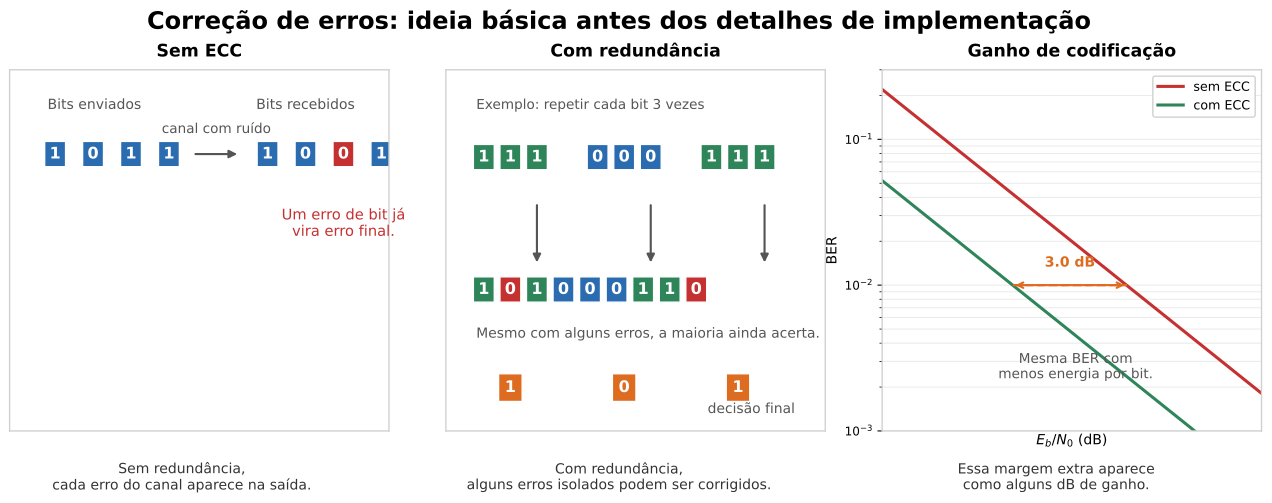

Generate this figure with Python:
#!/usr/bin/env python3
"""Simple conceptual ECC figure for early-course placement."""

from pathlib import Path

import matplotlib.pyplot as plt
from matplotlib.patches import FancyArrowPatch, Rectangle
import numpy as np


OUT_DIR = Path(__file__).parent
SVG_PATH = OUT_DIR / "coding_gain_concept.svg"
PNG_PATH = OUT_DIR / "coding_gain_concept.png"

CLR_BLUE = "#2b6cb0"
CLR_GREEN = "#2f855a"
CLR_RED = "#c53030"
CLR_ORANGE = "#dd6b20"
CLR_GRAY = "#555555"
CLR_LIGHT = "#eef2f7"


def arrow(ax, x1, y1, x2, y2, color="#333333", lw=1.6):
    ax.add_patch(
        FancyArrowPatch(
            (x1, y1), (x2, y2),
            arrowstyle="-|>",
            mutation_scale=12,
            linewidth=lw,
            color=color,
            shrinkA=0,
            shrinkB=0,
        )
    )


def bit_box(ax, x, y, text, facecolor, edgecolor="#ffffff", txtcolor="white",
            w=0.55, h=0.42, fontsize=12, weight="bold"):
    ax.add_patch(Rectangle((x - w / 2, y - h / 2), w, h,
                           facecolor=facecolor, edgecolor=edgecolor,
                           linewidth=1.0))
    ax.text(x, y, text, ha="center", va="center", fontsize=fontsize,
            color=txtcolor, fontweight=weight)


def clean_axis(ax, title):
    ax.set_title(title, fontsize=13, fontweight="bold", pad=10)
    ax.set_xticks([])
    ax.set_yticks([])
    ax.set_xlim(0, 10)
    ax.set_ylim(0, 6)
    for spine in ax.spines.values():
        spine.set_edgecolor("#cfcfcf")
        spine.set_linewidth(1.0)
    ax.set_facecolor("white")


def draw_uncoded(ax):
    clean_axis(ax, "Sem ECC")
    bits = ["1", "0", "1", "1"]
    xs = [1.2, 2.2, 3.2, 4.2]
    for x, b in zip(xs, bits):
        bit_box(ax, x, 4.6, b, CLR_BLUE)

    ax.text(1.0, 5.35, "Bits enviados", fontsize=10.5, color=CLR_GRAY, ha="left")
    arrow(ax, 4.9, 4.6, 6.0, 4.6, color=CLR_GRAY)
    ax.text(5.45, 4.95, "canal com ruído", fontsize=10.2, color=CLR_GRAY, ha="center")

    recv = ["1", "0", "0", "1"]
    colors = [CLR_BLUE, CLR_BLUE, CLR_RED, CLR_BLUE]
    for x, b, c in zip([6.8, 7.8, 8.8, 9.8], recv, colors):
        bit_box(ax, x, 4.6, b, c)

    ax.text(6.5, 5.35, "Bits recebidos", fontsize=10.5, color=CLR_GRAY, ha="left")
    ax.text(8.8, 3.45, "Um erro de bit já\nvira erro final.", ha="center",
            va="center", fontsize=11, color=CLR_RED)


def draw_coded(ax):
    clean_axis(ax, "Com redundância")
    ax.text(0.8, 5.35, "Exemplo: repetir cada bit 3 vezes", fontsize=10.2,
            color=CLR_GRAY, ha="left")

    groups = [("1", CLR_GREEN), ("0", CLR_BLUE), ("1", CLR_GREEN)]
    starts = [1.0, 4.0, 7.0]
    for (bit, clr), start in zip(groups, starts):
        for i in range(3):
            bit_box(ax, start + 0.7 * i, 4.55, bit, clr)

    arrow(ax, 2.4, 3.75, 2.4, 2.8, color=CLR_GRAY)
    arrow(ax, 5.4, 3.75, 5.4, 2.8, color=CLR_GRAY)
    arrow(ax, 8.4, 3.75, 8.4, 2.8, color=CLR_GRAY)

    recv = [
        ("1", CLR_GREEN), ("0", CLR_RED), ("1", CLR_GREEN),
        ("0", CLR_BLUE), ("0", CLR_BLUE), ("0", CLR_BLUE),
        ("1", CLR_GREEN), ("1", CLR_GREEN), ("0", CLR_RED),
    ]
    for i, (bit, clr) in enumerate(recv):
        bit_box(ax, 1.0 + 0.7 * i, 2.35, bit, clr)

    ax.text(0.8, 1.55, "Mesmo com alguns erros, a maioria ainda acerta.",
            fontsize=10.4, color=CLR_GRAY, ha="left")

    for xc, label in zip([1.7, 4.7, 7.7], ["1", "0", "1"]):
        bit_box(ax, xc, 0.72, label, CLR_ORANGE, w=0.62, h=0.46)
    ax.text(8.05, 0.25, "decisão final", fontsize=10.4, color=CLR_GRAY,
            ha="center", va="bottom")


def draw_gain(ax):
    clean_axis(ax, "Ganho de codificação")
    ebn0 = np.linspace(4, 14, 300)
    uncoded = 0.22 * np.exp(-0.48 * (ebn0 - 4))
    coded = 0.22 * np.exp(-0.48 * (ebn0 - 1.0))

    ax.semilogy(ebn0, uncoded, color=CLR_RED, linewidth=2.3, label="sem ECC")
    ax.semilogy(ebn0, coded, color=CLR_GREEN, linewidth=2.3, label="com ECC")
    ax.set_xlim(4, 14)
    ax.set_ylim(1e-3, 3e-1)
    ax.grid(True, which="both", alpha=0.25)
    ax.set_xlabel(r"$E_b/N_0$ (dB)", fontsize=10.5, labelpad=2)
    ax.set_ylabel("BER", fontsize=10.5)
    ax.tick_params(labelsize=9)
    ax.legend(loc="upper right", fontsize=9.5, framealpha=0.95)

    target = 1e-2
    x_unc = ebn0[np.argmin(np.abs(uncoded - target))]
    x_cod = ebn0[np.argmin(np.abs(coded - target))]
    ax.hlines(target, x_cod, x_unc, color=CLR_ORANGE, linewidth=1.7, linestyles="--")
    ax.annotate("", xy=(x_unc, target), xytext=(x_cod, target),
                arrowprops=dict(arrowstyle="<->", color=CLR_ORANGE, lw=1.6))
    ax.text((x_unc + x_cod) / 2, 1.28e-2, f"{x_unc - x_cod:.1f} dB",
            ha="center", va="bottom", fontsize=10.5, color=CLR_ORANGE, fontweight="bold")
    ax.text(9.1, 2.2e-3, "Mesma BER com\nmenos energia por bit.",
            ha="center", va="bottom", fontsize=10.2, color=CLR_GRAY)


def main():
    plt.rcParams.update({"font.family": "DejaVu Sans"})
    fig = plt.figure(figsize=(13.8, 5.7), facecolor="white")
    gs = fig.add_gridspec(1, 3, left=0.04, right=0.985, bottom=0.18, top=0.84, wspace=0.15)

    ax1 = fig.add_subplot(gs[0, 0])
    ax2 = fig.add_subplot(gs[0, 1])
    ax3 = fig.add_subplot(gs[0, 2])

    draw_uncoded(ax1)
    draw_coded(ax2)
    draw_gain(ax3)

    fig.suptitle("Correção de erros: ideia básica antes dos detalhes de implementação",
                 fontsize=18, fontweight="bold", y=0.95)
    fig.text(0.17, 0.095, "Sem redundância,\ncada erro do canal aparece na saída.",
             ha="center", va="center", fontsize=10.5, color="#333333")
    fig.text(0.50, 0.095, "Com redundância,\nalguns erros isolados podem ser corrigidos.",
             ha="center", va="center", fontsize=10.5, color="#333333")
    fig.text(0.83, 0.095, "Essa margem extra aparece\ncomo alguns dB de ganho.",
             ha="center", va="center", fontsize=10.5, color="#333333")

    fig.savefig(SVG_PATH, bbox_inches="tight", facecolor="white")
    fig.savefig(PNG_PATH, dpi=220, bbox_inches="tight", facecolor="white")


if __name__ == "__main__":
    main()
